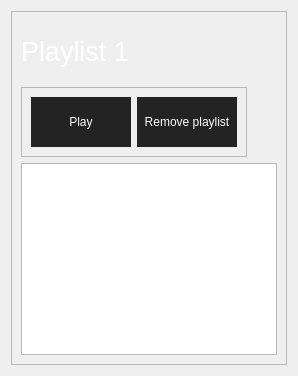
            <widget class="QWidget" name="page_playlist_1">
             <layout class="QVBoxLayout" name="verticalLayout_13">
              <item>
               <widget class="QFrame" name="frame_playlist">
                <property name="frameShape">
                 <enum>QFrame::StyledPanel</enum>
                </property>
                <property name="frameShadow">
                 <enum>QFrame::Raised</enum>
                </property>
                <layout class="QVBoxLayout" name="verticalLayout_11">
                 <item>
                  <widget class="QLabel" name="label_playlist_name">
                   <property name="enabled">
                    <bool>true</bool>
                   </property>
                   <property name="minimumSize">
                    <size>
                     <width>0</width>
                     <height>60</height>
                    </size>
                   </property>
                   <property name="maximumSize">
                    <size>
                     <width>16777215</width>
                     <height>60</height>
                    </size>
                   </property>
                   <property name="font">
                    <font>
                     <pointsize>20</pointsize>
                    </font>
                   </property>
                   <property name="styleSheet">
                    <string notr="true">color: #FFF;</string>
                   </property>
                   <property name="text">
                    <string>Playlist 1</string>
                   </property>
                  </widget>
                 </item>
                 <item alignment="Qt::AlignLeft">
                  <widget class="QFrame" name="frame_playlist_buttons">
                   <property name="minimumSize">
                    <size>
                     <width>0</width>
                     <height>60</height>
                    </size>
                   </property>
                   <property name="frameShape">
                    <enum>QFrame::StyledPanel</enum>
                   </property>
                   <property name="frameShadow">
                    <enum>QFrame::Raised</enum>
                   </property>
                   <layout class="QHBoxLayout" name="horizontalLayout_2">
                    <item>
                     <widget class="QPushButton" name="btn_playlist_play">
                      <property name="minimumSize">
                       <size>
                        <width>100</width>
                        <height>50</height>
                       </size>
                      </property>
                      <property name="maximumSize">
                       <size>
                        <width>100</width>
                        <height>16777215</height>
                       </size>
                      </property>
                      <property name="styleSheet">
                       <string notr="true">QPushButton {
	color: rgb(255,255,255);
 	background-color: rgb(35,35,35);
	border: 0px solid;
}
QPushButton:hover {
	background-color: rgb(85, 170, 255);
}</string>
                      </property>
                      <property name="text">
                       <string>Play</string>
                      </property>
                     </widget>
                    </item>
                    <item>
                     <widget class="QPushButton" name="btn_playlist_remove">
                      <property name="minimumSize">
                       <size>
                        <width>100</width>
                        <height>50</height>
                       </size>
                      </property>
                      <property name="maximumSize">
                       <size>
                        <width>100</width>
                        <height>16777215</height>
                       </size>
                      </property>
                      <property name="styleSheet">
                       <string notr="true">QPushButton {
	color: rgb(255,255,255);
 	background-color: rgb(35,35,35);
	border: 0px solid;
}
QPushButton:hover {
	background-color: rgb(85, 170, 255);
}</string>
                      </property>
                      <property name="text">
                       <string>Remove playlist</string>
                      </property>
                     </widget>
                    </item>
                   </layout>
                  </widget>
                 </item>
                 <item>
                  <widget class="QListWidget" name="listWidget_playlist_songs">
                   <property name="font">
                    <font>
                     <pointsize>15</pointsize>
                    </font>
                   </property>
                   <property name="styleSheet">
                    <string notr="true">color: #FFF;</string>
                   </property>
                  </widget>
                 </item>
                </layout>
               </widget>
              </item>
             </layout>
            </widget>
